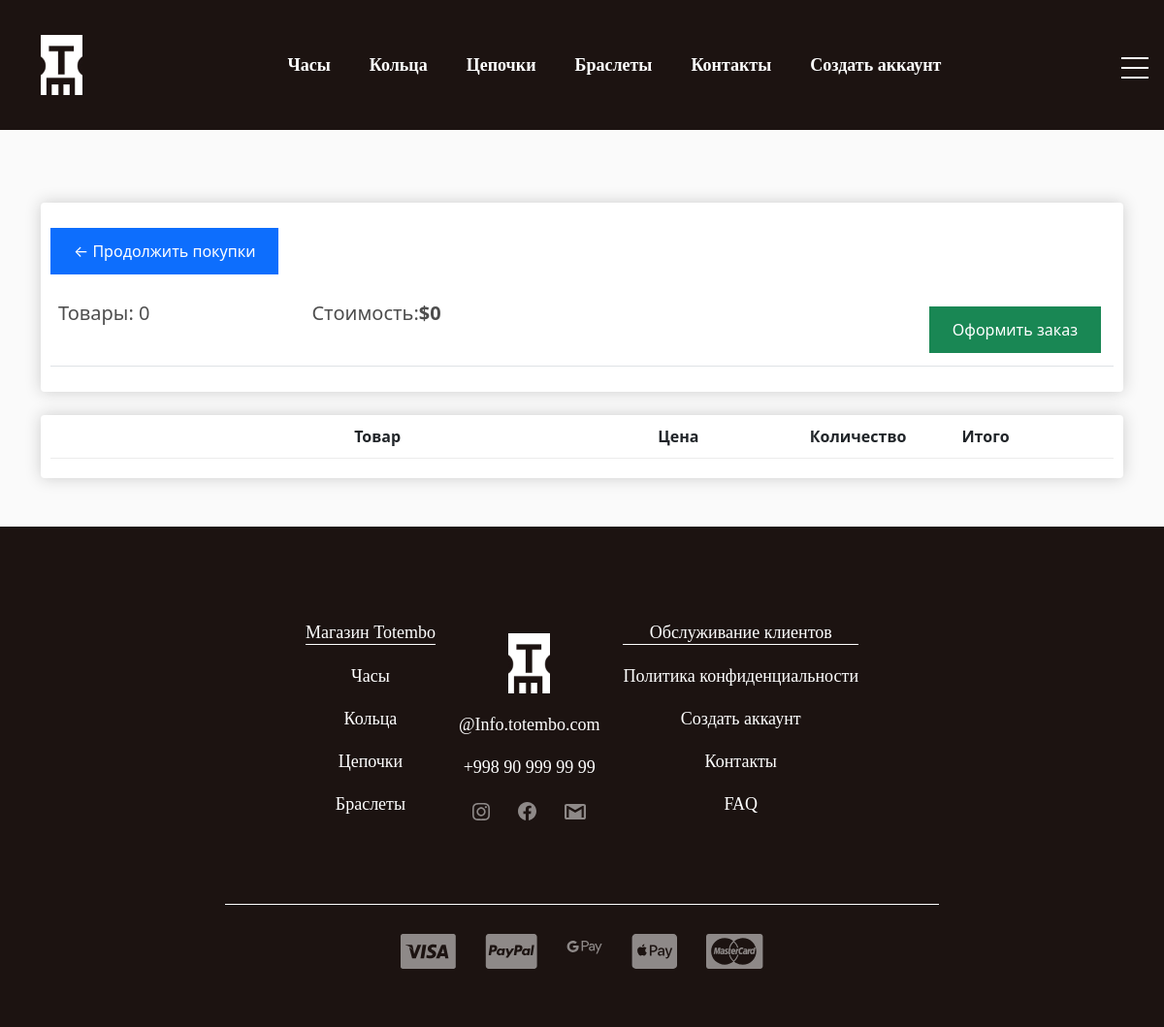
Page /cart/ on the committed database.
### store/models.py (models this page shows, shortened)
class Category(models.Model):
    title = models.CharField(max_length=255, unique=True, verbose_name='Название')
    def get_absolute_url(self):
        return reverse('product_list_by_category', kwargs={'pk': self.pk})
    class Meta:
        verbose_name = 'Категория'
        verbose_name_plural = 'Категории'

### store/views.py (the view)
# urls.py: path('cart/', cart, name='cart'),
def cart(request):
    cart = get_cart_data(request)
    context = {
        'cart_products_quantity': cart['cart_products_quantity'],
        'order': cart['order'],
        'items': cart['products']
    }
    return render(request, 'store/cart.html', context)

### store/templatetags/store_tags.py (called while the page is built)
@register.simple_tag()
def get_categories():
    return Category.objects.all()

@register.simple_tag()
def get_cart_product_quantity(request):
    data = get_cart_data(request)
    return data['cart_products_quantity']

### store/utils.py (called while the page is built, shortened)
def get_cart_data(request):
    if request.user.is_authenticated:
        cart = CartForAuthenticatedUser(request)
        cart_info = cart.get_cart_info()
    else:
        session_cart = CartForAnonymousUser(request)
        cart_info = session_cart.get_cart_info()
    order = cart_info['order']
    products = cart_info['products']
    cart_products_quantity = cart_info['cart_products_quantity']
    return {
        'order': order,
        'products': products,
        'cart_products_quantity': cart_products_quantity
    }

    def get_cart(self):
        cart = self.session.get(settings.CART_SESSION_ID)
        if not cart:
            cart = self.session['cart'] = {}
        return cart

    def get_cart_info(self):
        items = []
        order = {
            'cart_total_price': 0,
            'cart_products_quantity': 0,
            'shipping': True
        }
        cart_products_quantity = order['cart_products_quantity']
        self.save()
        return {
            'order': order,
            'products': items,
            'cart_products_quantity': cart_products_quantity
        }

    def save(self):
        self.session.modified = True

### store/templates/store/cart.html (shortened to what this page needs)
{% extends 'base.html' %}
{% load static %}
{% block main %}
<main>
    <div class="container" style="margin-bottom: 50px;">
        <div class="row">
            <div class="col-lg-12">
                <div class="box-element">
                    <div style="margin-bottom: 20px;">
                        <a class="btn btn-primary" href="">&#x2190; Продолжить покупки</a>
                    </div>
                    <table class="table">
                        <tr>
                            <th><h5>Товары: {{ order.cart_products_quantity }}<strong></strong></h5></th>
                            <th><h5>Стоимость:<strong>${{ order.cart_total_price }} </strong></h5></th>
                            <th>
                                <a style="float:right; margin:5px;" class="btn btn-success" href="{% url 'checkout' %}">Оформить заказ</a>
                            </th>
                        </tr>
                    </table>
                </div>
                <br>
                <div class="box-element">
                    <div class="cart-row">
                        <div style="flex:2"></div>
                        <div style="flex:2"><strong>Товар</strong></div>
                        <div style="flex:1"><strong>Цена</strong></div>
                        <div style="flex:1"><strong>Количество</strong></div>
                        <div style="flex:1"><strong>Итого</strong></div>
                    </div>
                </div>
            </div>
        </div>
    </div>
</main>
{% endblock main %}

### templates/components/_header_nav.html
{% load store_tags %}
{% get_categories as categories %}
<ul class="header_nav-menu d-flex justify-content-center flex-wrap text-center {% if 'category' in request.path %} border-dark {% endif %}">
    {% for category in categories %}
    <li class="header_nav-item">
        <a class="header_nav-link " href="{{ category.get_absolute_url }}">{{ category.title }}</a>
    </li>
    {% endfor %}
    <li class="header_nav-item mt-3 mt-lg-0">
        <a class="header_nav-link " href="#">Контакты</a>
    </li>
    <li class="header_nav-item mt-3 mt-lg-0">
        {% if not request.user.is_authenticated %}
            <a class="header_nav-link " href="#">Создать аккаунт</a>
        {% endif %}
    </li>
</ul>

### templates/components/_footer_nav_item.html
{% load store_tags %}
{% get_categories as categories %}
<ul class="">
    <li class="footer_nav-item_header">
        <a class="footer_nav-link_header" href="">Магазин Totembo</a>
    </li>
    {% for category in categories %}
    <li class="footer_nav-item">
        <a class="footer_nav-link" href="{{ category.get_absolute_url }}">{{ category.title }}</a>
    </li>
    {% endfor %}
</ul>

### static/css/style.css (style rules this page uses)
ul, li { padding: 0; margin: 0; }
a, li { text-decoration: none; list-style: none; }
.header_nav-item { list-style: none; }
.header_nav-link { font-family: Montserrat; font-weight: 600; font-size: 18px; color: #fff; line-height: 22px; margin: 0 20px; text-decoration: none; }
.header_nav-menu { padding: 55px 0; }
.btn { display: inline-block; border: none; color: #fff; padding: 0.75rem 1.5rem; margin-top: 1rem; transition: opacity 1s ease-in-out; text-decoration: none; }
.footer_nav-item_header { border-bottom: 1px solid white; }
.footer_nav-item { margin-top: 20px; }
.footer_nav-link { font-family: Montserrat; font-weight: 300; font-size: 18px; line-height: 22px; color: #FFFFFF; }
.footer_nav-link_header { font-family: Montserrat; font-weight: 500; font-size: 18px; line-height: 22px; color: #FFFFFF; }

### static/store/css/additional_style.css (style rules this page uses)
body { background-color: hsl(0, 0%, 98%); }
h1,h2,h3,h4,h5,h6 { color:hsl(0, 0%, 30%); }
.box-element { box-shadow:hsl(0, 0%, 80%) 0 0 16px; background-color: #fff; border-radius: 4px; padding: 10px; }
.col-lg-4, .col-lg-6, .col-lg-8, .col-lg-12 { margin-top: 10px; }
.btn { border-radius: 0; }
.cart-row { display: flex; align-items: flex-stretch; padding-bottom: 10px; margin-bottom: 10px; border-bottom: 1px solid #ececec; }

### rows in the picture
Category: title "Часы"
Category: title "Кольца"
Category: title "Цепочки"
Category: title "Браслеты"

### other values in the picture
{{ order.cart_products_quantity }} "0"
{{ order.cart_total_price }} "0"
